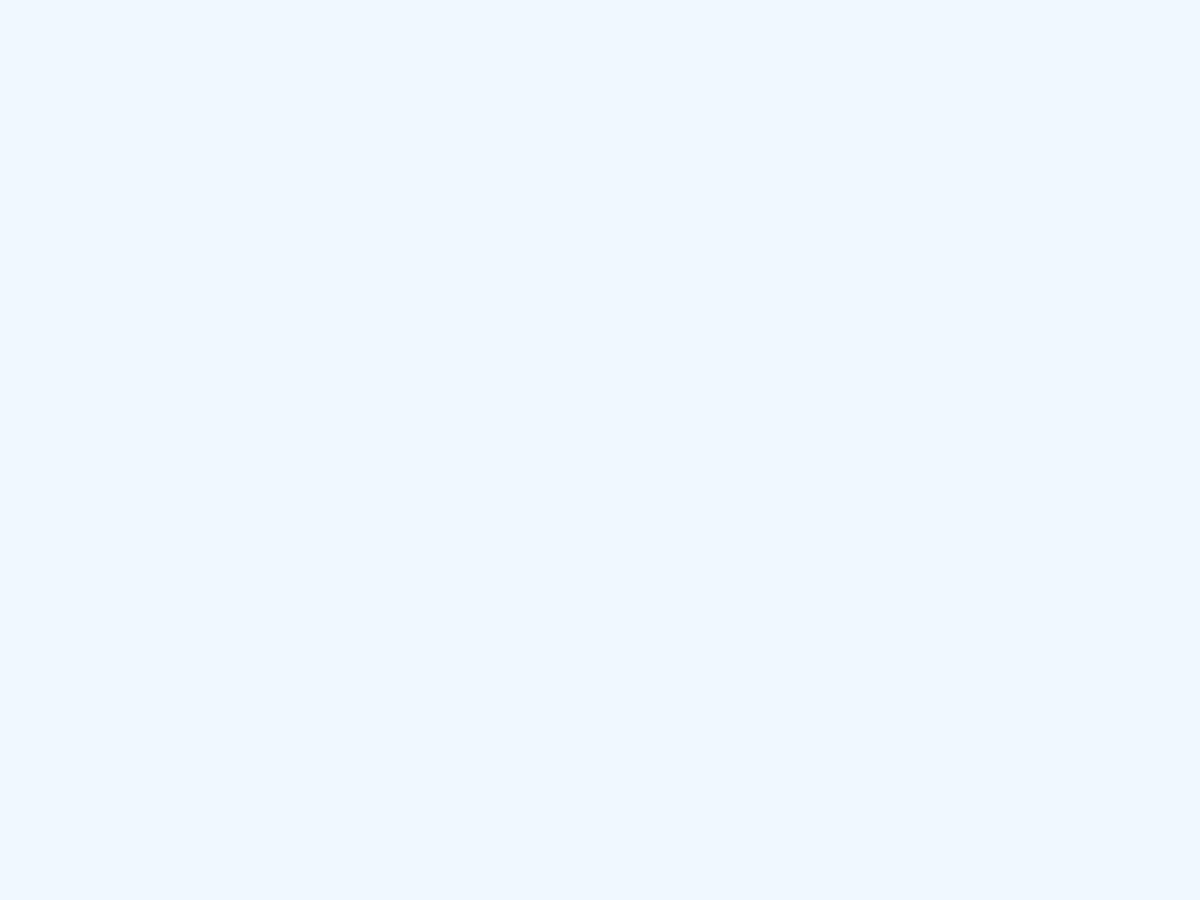
Frame 1 (no input)
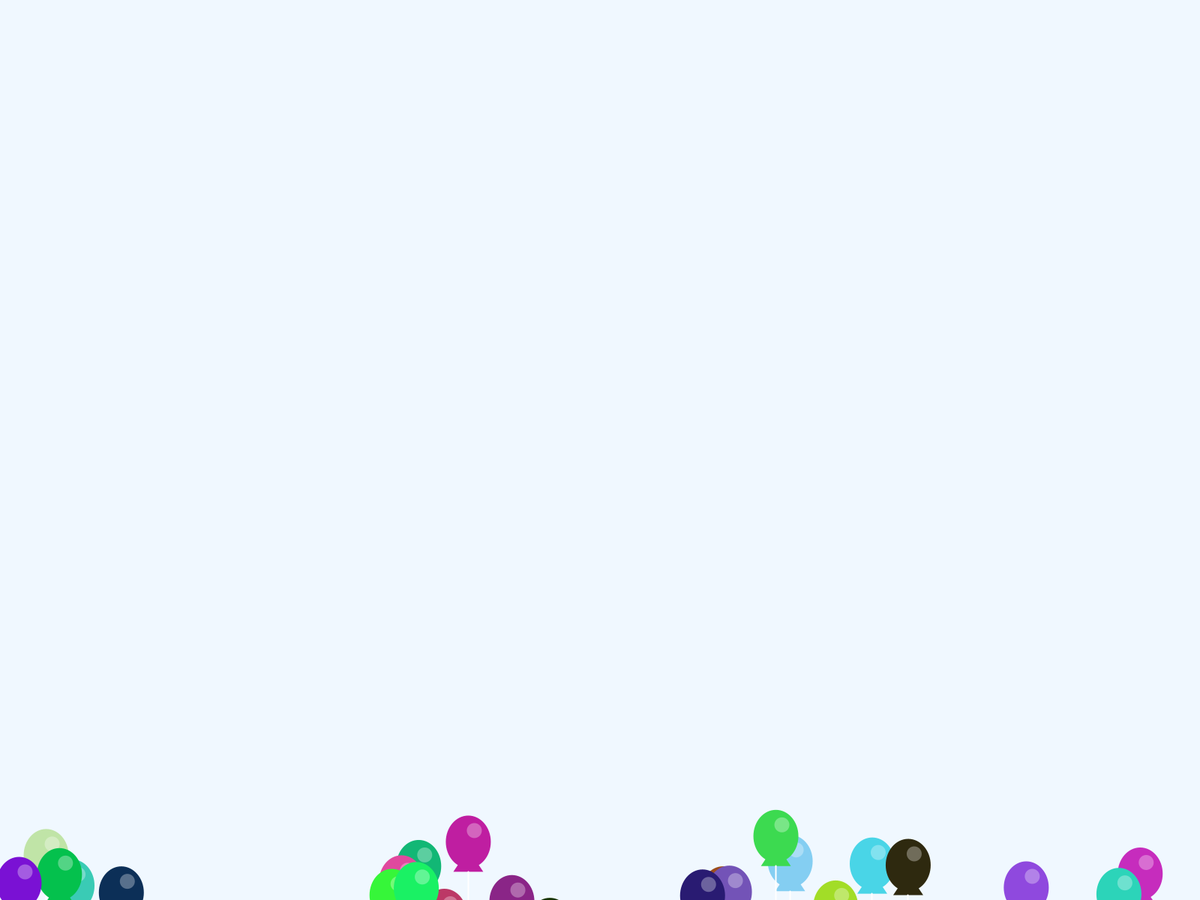
Frame 60 (the mouse pressed at the canvas centre just before this capture)
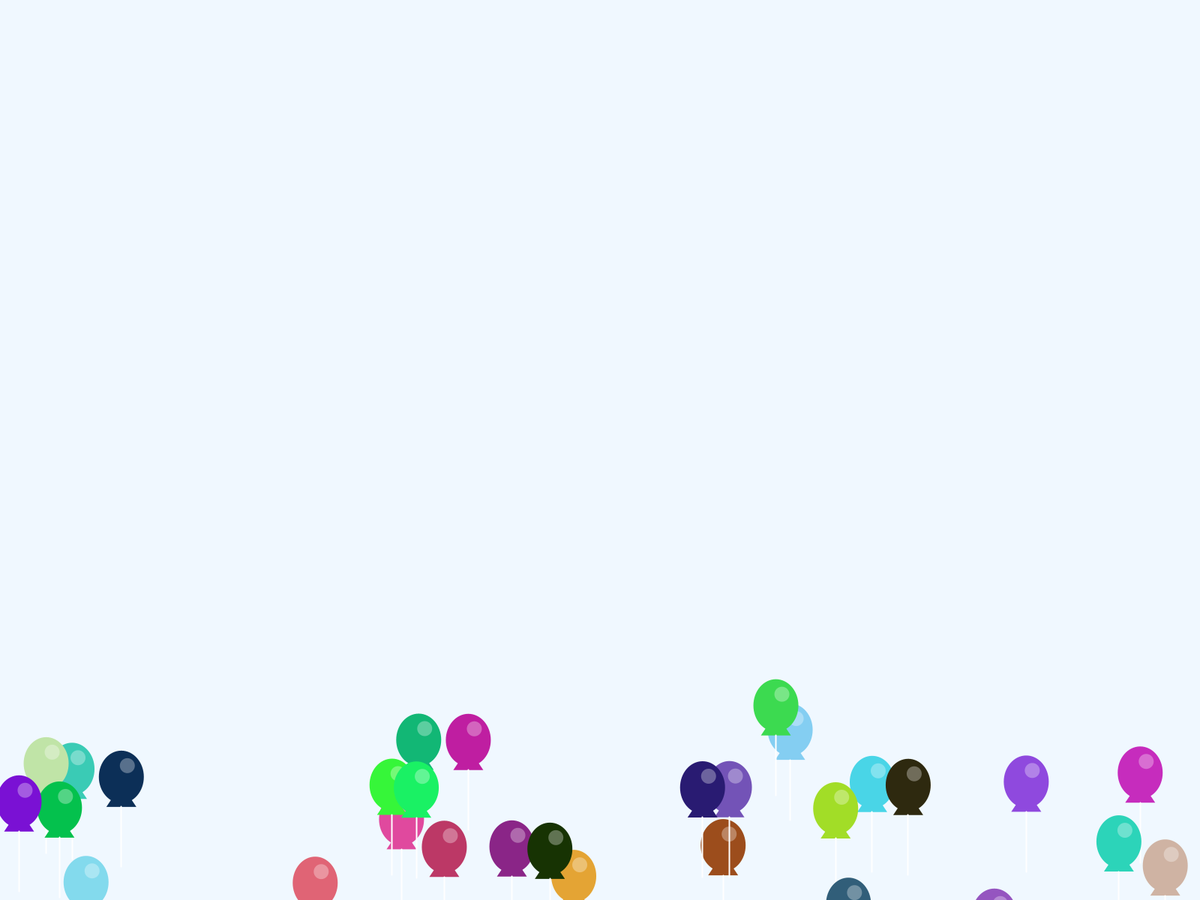
Frame 120 (the mouse held since frame 60 and released just before this capture)

The Processing sketch that drew these frames (run headless with seeded random() and noise(); from frame 60 on, the mouse is pressed at the canvas centre):

// Processing sketch: burst_balloon
// ── burst_balloon.pde
ArrayList<Balloon> balloons = new ArrayList<Balloon>();
ArrayList<Particle> particles = new ArrayList<Particle>();
int numBalloons = 30;
int cnt=0;

void setup() {
  fullScreen();
  for (int n = 0; n < numBalloons; n++) {
    Balloon b = new Balloon();
    b.init(random(width), height + random(50, 200));
    balloons.add(b);
  }
}

void draw() {
  background(240, 248, 255);

  for (int i = balloons.size() - 1; i >= 0; i--) {
    Balloon b = balloons.get(i);
    b.update();
    b.display();
  }

  for (int i = particles.size() - 1; i >= 0; i--) {
    Particle p = particles.get(i);
    p.update();
    p.display();
    if (p.isDead()) {
      particles.remove(i); //chat gpt를 사용하여 파티클이 터지는 것을 설정함.
    }
  }
}

void mousePressed() {
  for (int i = balloons.size() - 1; i >= 0; i--) {
    Balloon b = balloons.get(i);
    if (dist(mouseX, mouseY, b.pos[0], b.pos[1]) < b.size / 2) {
      explodeParticles(b.pos[0], b.pos[1], b.colors);
      balloons.remove(i);
      cnt++; //풍선 터지는 개수
    }
  }
}

void mouseReleased() {
  println(cnt); //풍선을 얼마나 터트렸는지 확인할 수 있게 함.
}

// ── balloon.pde
class Balloon {
  float[] pos;
  float[] vel;
  float[] colors;
  float size;

  Balloon() {
    pos = new float[2];
    vel = new float[2];
    colors = new float[3];
    size = 60;
  }

  void init(float x, float y) {
    pos[0] = x;
    pos[1] = y;

    vel[0] = 0;
    vel[1] = -random(1, 3);
    //풍선의 속도 조절 코드를 쓰고싶어서 chat gpt사용하였다.

    colors[0] = random(0, 255);
    colors[1] = random(0, 255);
    colors[2] = random(0, 255);
  }

  void update() {
    pos[1]+=vel[1];

    if (pos[1]<-size) {
      pos[1]=height+size;
    }
  }

  void display() {
    push();
    translate(pos[0], pos[1]);
    noStroke();
    fill(colors[0], colors[1], colors[2]);
    ellipse(0, 0, size, 70);
    //fill(0);
    triangle(-20, 40, 20, 40, 0, 10);
    stroke(255);
    strokeWeight(2);
    line(0, 40, 0, 120);
    fill(255, 80);
    noStroke();
    circle(8, -15, 20);
    pop();
  }
}

// ── particle.pde
class Particle {
  float x, y;
  float vx, vy;
  float size;
  float lifespan;
  float[] colors;

  Particle(float x, float y, float[] colors) {
    this.x = x;
    this.y = y;
    this.vx = random(-2, 2);
    this.vy = random(-2, 2);
    this.size = random(5, 10);
    this.lifespan = 255;
    this.colors= colors;
  }

  void update() {
    x += vx;
    y += vy;
    lifespan -= 5;
  }

  void display() {
    noStroke();
    fill(colors[0],colors[1],colors[2],lifespan);
    rect(x, y, size, size);
  }

  boolean isDead() {
    return lifespan <= 0;
  }
}

void explodeParticles(float x, float y, float[] colors){
  int numParticles = 15; 
  for (int i = 0; i < numParticles; i++) {
    particles.add(new Particle(x, y, colors));
  }
}
